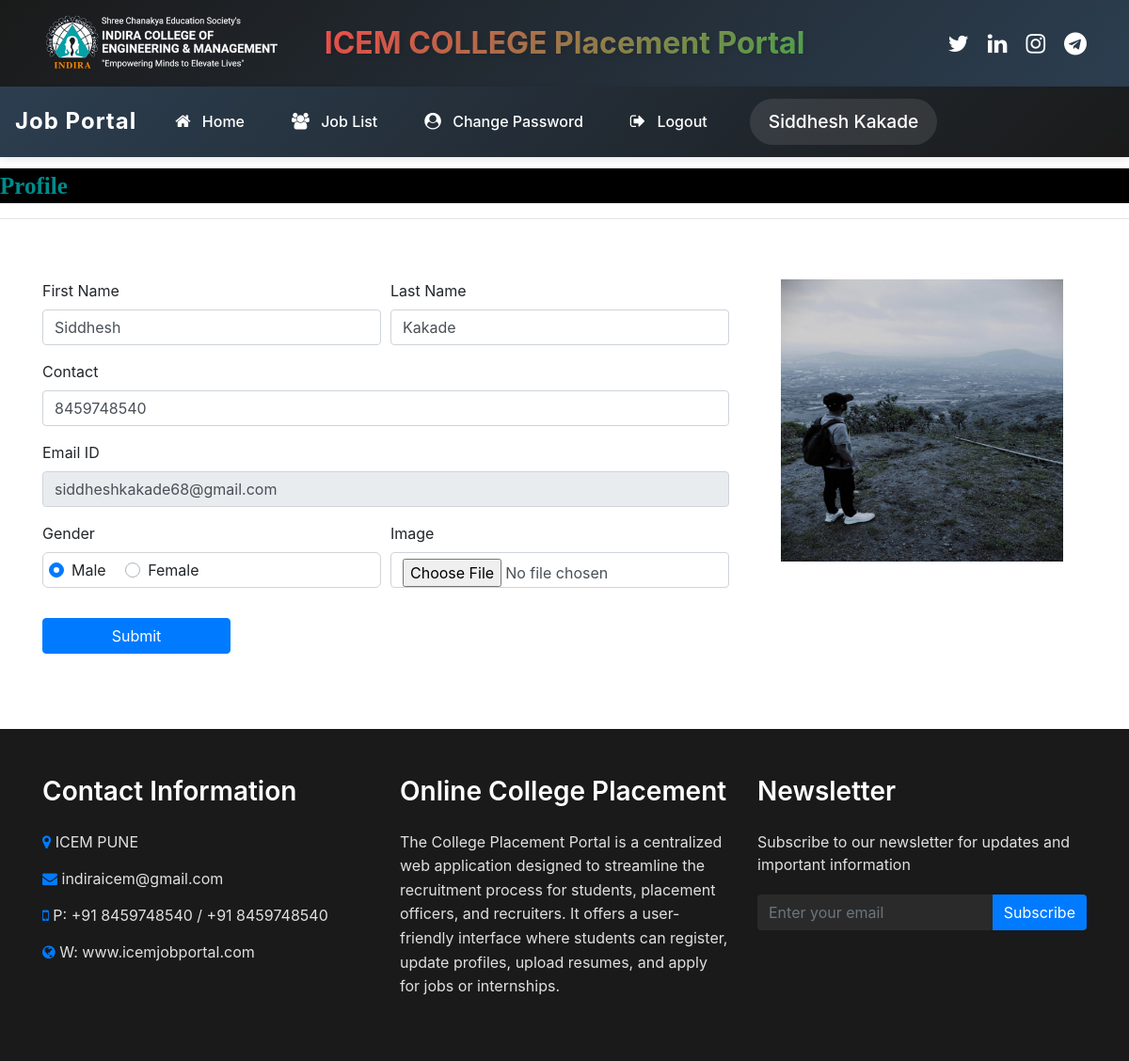
The app's page /user_home (signed in) with its own data.
### job/models.py (models this page shows, shortened)
class StudentUser(models.Model):
    user = models.ForeignKey(User,on_delete=models.CASCADE)
    mobile = models.CharField(max_length=15,null=True)
    image = models.FileField(null=True)
    gender = models.CharField(max_length=10,null=True)
    type = models.CharField(max_length=15,null=True)

### job/views.py (the view, shortened to what this page needs)
# urls.py: path('user_home',user_home,name="user_home"),
def user_home(request):
    if not request.user.is_authenticated:
        return redirect('user_login')
    user = request.user
    student = StudentUser.objects.get(user=user)
    error = ""
    d = {'student': student, 'error': error}
    return render(request,'user_home.html',d)

### job/templates/user_home.html (shortened to what this page needs)
{% load static %}
{% block body %}
{% include 'user_navigation.html' %}
<marquee style = "font-family : 'Monotype Corsiva' ; font-size : 25px ; color : darkcyan ; background-color : black ; font-weight : bold ; margin-top:1%">
    Profile
</marquee>
<hr>
<div class="container">
    <div class="row">
        <div class="col-sm-8">
<form class="mt-5"  name="signup" method="post" enctype="multipart/form-data">
    <div class="form-row">
       <div class="form-group col-md-6">
           <label>First Name</label>
           <input type="text" class="form-control" name="fname" value="{{student.user.first_name}}" required>
       </div>
        <div class="form-group col-md-6">
           <label>Last Name</label>
           <input type="text" class="form-control" name="lname" value="{{student.user.last_name}}" required>
       </div>
    </div>
    <div class="form-row">
       <div class="form-group col-md-12">
           <label>Contact</label>
           <input type="text" class="form-control" name="contact" value="{{student.mobile}}" required>
       </div>
    </div>
    <div class="form-row">
       <div class="form-group col-md-12">
           <label>Email ID</label>
           <input type="text" class="form-control" name="email" value="{{student.user.username}}" readonly required>
       </div>
    </div>
    <div class="form-row">
       <div class="form-group col-md-6">
         <label>Gender</label>
           {% if student.gender == "Male" %}
           <div style="border:1px solid lightgrey ; padding : 6px ; border-radius : 6px">
           <div class="custom-control custom-radio custom-control-inline">
               <label class="custom-control-label" for="customRadioInline1">Male</label>
           </div>
<div class="custom-control custom-radio custom-control-inline">
               <label class="custom-control-label" for="customRadioInline2">Female</label>
           </div>
               </div>
           {% endif%}
       </div>
        <div class="form-group col-md-6">
           <label>Image</label>
           <input type="file" class="form-control" name="image" accept="image/*">
       </div>
    </div>
<input type="submit" value="Submit" class="btn btn-primary my-3" style="width:200px">
</form>
        </div>
        <div class="col-sm-4 mt-5 text-center">
            <img src="{{student.image.url}}" width="300px" height="300px">
        </div>
    </div>
    </div>
{% include 'footer.html' %}
{% endblock %}

### job/templates/user_navigation.html (shortened to what this page needs)
<html>
<head>
    {% load static %}
    <link rel="stylesheet" href="https://maxcdn.bootstrapcdn.com/bootstrap/4.5.2/css/bootstrap.min.css">
    <link rel="stylesheet" href="https://cdnjs.cloudflare.com/ajax/libs/font-awesome/4.7.0/css/font-awesome.min.css">
</head>
<body>
<div class="header-section">
    <div class="container">
        <div class="row align-items-center">
            <div class="col-md-3">
                <div class="logo-container">
                    <img src="{% static 'images/ICEM-Logo.png' %}" class="logo-img" alt="Job Portal Logo">
                </div>
            </div>
            <div class="col-md-6 text-center">
                <div class="college-title">
                    ICEM COLLEGE Placement Portal
                </div>
            </div>
            <div class="col-md-3">
                <div class="social-icons">
                    <a href="#" class="social-icon"><i class="fa fa-twitter"></i></a>
                    <a href="#" class="social-icon"><i class="fa fa-linkedin"></i></a>
                    <a href="#" class="social-icon"><i class="fa fa-instagram"></i></a>
                    <a href="#" class="social-icon"><i class="fa fa-telegram"></i></a>
                </div>
            </div>
        </div>
    </div>
</div>
<nav class="navbar navbar-expand-lg navbar-dark">
    <a class="navbar-brand" href="#">Job Portal</a>
    <div class="collapse navbar-collapse" id="navbarNav">
        <ul class="navbar-nav">
            <li class="nav-item">
                <a class="nav-link" href="{% url 'user_home' %}"><i class="fa fa-home"></i> Home</a>
            </li>
            <li class="nav-item">
                <a class="nav-link" href="{% url 'user_latestjobs' %}"><i class="fa fa-users"></i> Job List</a>
            </li>
            <li class="nav-item">
                <a class="nav-link" href="{% url 'change_passworduser' %}"><i class="fa fa-user-circle"></i> Change Password</a>
            </li>
            <li class="nav-item">
                <a class="nav-link" href="{% url 'Logout' %}"><i class="fa fa-sign-out"></i> Logout</a>
            </li>
        </ul>
        <div class="user-name">
            {{request.user.first_name}} {{request.user.last_name}}
        </div>
    </div>
</nav>
</body>
</html>

### job/templates/user_navigation.html (style rules this page uses)
.header-section { background: linear-gradient(135deg, #1a1a1a, #2c3e50); padding: 15px 0; box-shadow: 0 2px 10px rgba(0,0,0,0.1); }
.logo-container { display: flex; align-items: center; height: 100%; }
.logo-img { max-width: 100%; height: auto; transition: transform 0.3s ease; }
.college-title { font-weight: 700; font-size: 2rem; background: linear-gradient(135deg, #ff4d4d, #4CAF50); -webkit-background-clip: text; -webkit-text-fill-color: transparent; text-shadow: 2px 2px 4px rgba(0,0,0,0.1); }
.social-icons { display: flex; justify-content: flex-end; align-items: center; height: 100%; }
.social-icon { color: #fff; font-size: 1.5rem; margin-left: 20px; transition: all 0.3s ease; position: relative; }
.navbar { background: linear-gradient(135deg, #2c3e50, #1a1a1a) !important; padding: 0.8rem 1rem; box-shadow: 0 2px 10px rgba(0,0,0,0.1); }
.navbar-brand { font-size: 1.5rem !important; font-weight: 700; letter-spacing: 1px; color: #fff !important; transition: all 0.3s ease; position: relative; }
.navbar-brand::after { content: ''; position: absolute; bottom: -5px; left: 0; width: 0; height: 2px; background: #4CAF50; transition: width 0.3s ease; }
.nav-link { color: #fff !important; margin: 0 5px; padding: 10px 20px !important; border-radius: 30px; transition: all 0.3s ease; position: relative; font-weight: 500; }
.nav-link::before { content: ''; position: absolute; bottom: 0; left: 0; width: 0; height: 2px; background: #4CAF50; transition: width 0.3s ease; }
.nav-link i { margin-right: 8px; font-size: 1.1em; transition: transform 0.3s ease; }
.user-name { color: #fff; font-size: 1.2rem; font-weight: 500; margin-left: 20px; padding: 10px 20px; border-radius: 30px; background: rgba(255,255,255,0.1); }

### records on screen
StudentUser: fname "Siddhesh", lname "Kakade", contact "8459748540", email "siddheshkakade68@gmail.com", image (picture)

### other values on screen
{{ request.user.first_name }} "Siddhesh"
{{ request.user.last_name }} "Kakade"
